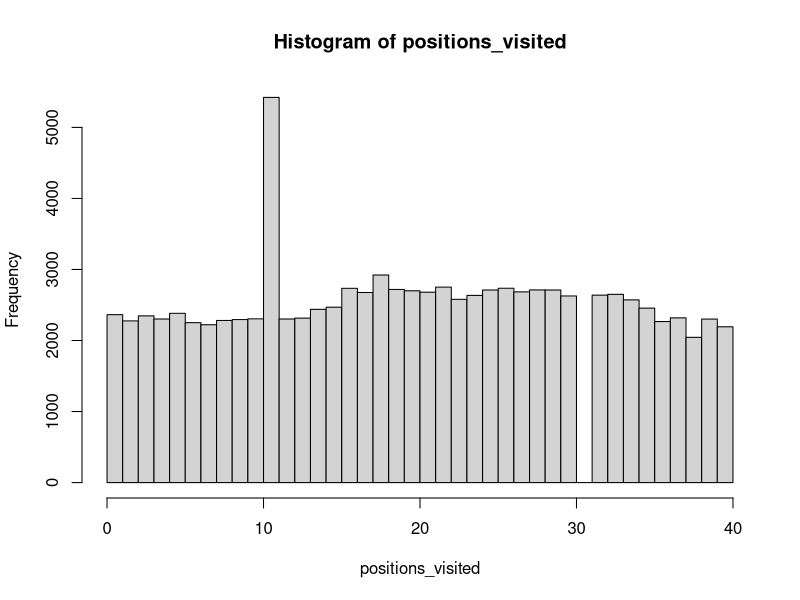
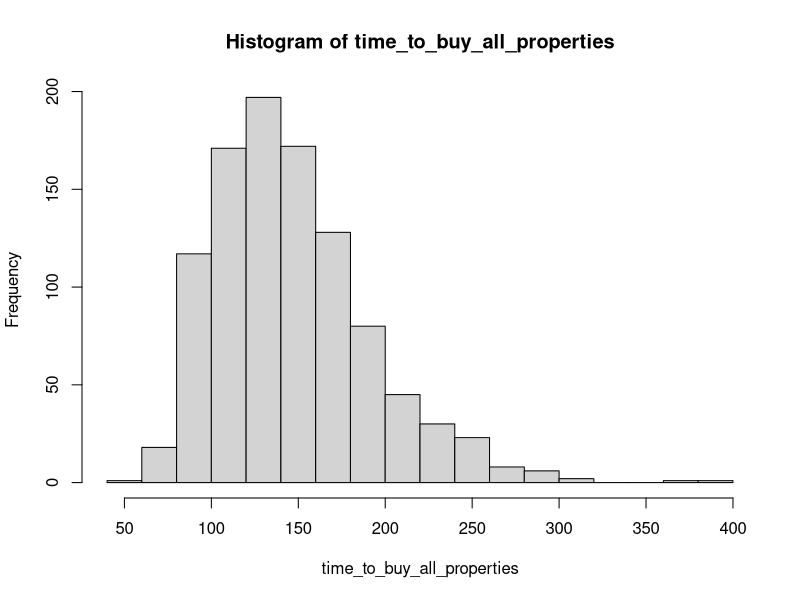

R code for these plots, in order:
## ---- chunk 1
num_turns <- 100000 # number of turns to take

current_board_position <- 0 # start on the GO space
go_to_jail_position  <- 30 # the go to jail space
jail_position <- 10 # jail space

move_size <- rep(0, num_turns)
positions_visited <- rep(0, num_turns)

# use a for loop to simulate a number of turns
for (turn in 1:num_turns) {

  # set double counter to zero
  double_counter <- 0

  # roll (max) three times
  for (j in 1:3){

    # roll two dice
    die_values <- sample(c(1:6), 2, replace = TRUE)

    # if we have rolled a double for the third time, we proceed straight to jail
    if ((die_values[1] == die_values[2]) & (double_counter == 2 )) {
      current_board_position <- jail_position
      break
    }

    # otherwise

    # move player position

    # number of positions to move
    plus_move <- sum(die_values)

    # compute new board position
    new_board_position <- current_board_position + plus_move

    # if land on GO TO JAIL square, then go backwards to the JAIL square
    if (new_board_position == go_to_jail_position) {
      new_board_position <- jail_position
    }

    # update board position (this corrects for the fact the board is circular)
    current_board_position <- (new_board_position %% 40)

    # break out of loop if we roll a non-double
    if (die_values[1] != die_values[2]) {
      break
    } else { # increment double counter
      double_counter <- double_counter + 1
    }

  }

  # store final position visited
  positions_visited[turn] <- current_board_position


}


hist(positions_visited, breaks = seq(0, 40, len = 41), right = FALSE)
## ---- chunk 2
num_games <- 1000 # number of games to play
num_turns <- 1000 # number of turns to take

current_board_position <- 0 # start on the GO space
go_to_jail_position <- 30 # the go to jail space
jail_position <- 10 # jail space
# vector of squares containing properties
properties_that_can_be_bought <- c(1, 3, 5, 6, 8, 9, 11, 12, 13, 14, 15, 16,
   18, 19, 21, 23, 24, 25, 26, 27, 28, 29, 31, 32, 34, 35, 37, 39)


# vector to store number of turns to buy all properties
time_to_buy_all_properties <- rep(0, num_games)

# simulate multiple games
for (game in 1:num_games) {

  positions_visited <- rep(0, num_turns)
  positions_purchased <- rep(0, 40)
  properties_bought <- rep(0, num_turns)

  # use a for loop to simulate a number of turns
  for (turn in 1:num_turns) {

    # roll two dice
    die_values <- sample(c(1:6), 2, replace = TRUE)

    # move player position

    # number of positions to move
    plus_move <- sum(die_values)

    # compute new board position
    new_board_position <- current_board_position + plus_move

    # if land on GO TO JAIL square, then go backwards to the JAIL square
    if (new_board_position == go_to_jail_position) {
      new_board_position <- jail_position
    }

    # update board position (this corrects for the fact the board is circular)
    current_board_position <- (new_board_position %% 40)

    # if we can on a square that can be purchased and which has not been
    # purchased (note R uses 1-indexing for arrays)
    if (positions_purchased[current_board_position+1] == 0) {
      if (current_board_position %in% properties_that_can_be_bought) {
        positions_purchased[current_board_position + 1] <- 1
      }
    }

    # store position visited
    positions_visited[turn] <- current_board_position

    # store number of properties bought
    properties_bought[turn] <- sum(positions_purchased)

    # check if all properties are gone
    if (properties_bought[turn] == length(properties_that_can_be_bought)) {
      time_to_buy_all_properties[game] <- turn
      break
    }


  }

}

hist(time_to_buy_all_properties, breaks = 20)
